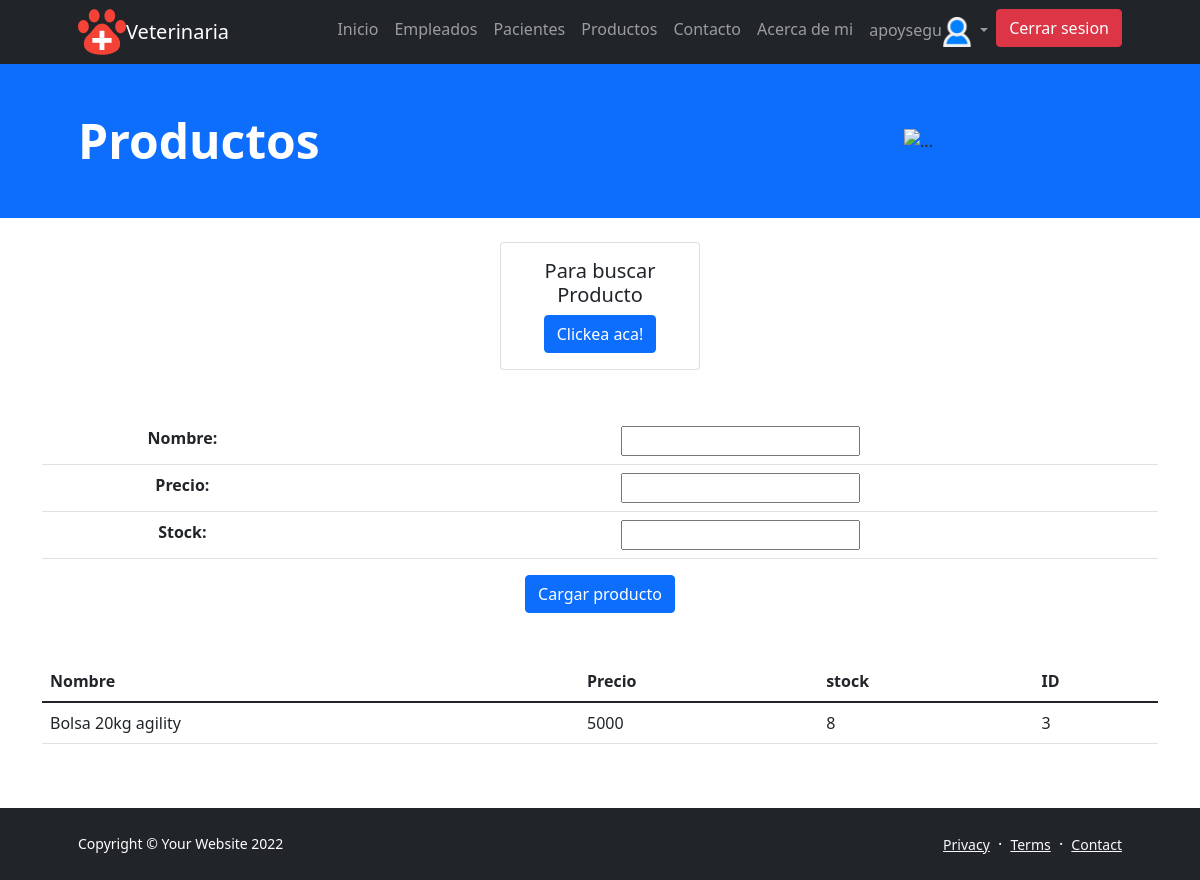
The page /productos/ (signed in) on the database its author committed.
### veterinaria/models.py (models this page shows, shortened)
class Productos(models.Model):
    nombre=models.CharField(max_length=50)
    precio=models.IntegerField()
    stock=models.IntegerField()
    id = models.AutoField(primary_key=True)

### veterinaria/views.py (the view)
# urls.py: path('productos/', productos, name='productos'),
@login_required()
def productos(request):
    imagen = avatar(request)
    titulo = 'Productos'
    productos= Productos.objects.all()
    if request.method == 'POST':
        formulario = ProductosFormulario(request.POST)
        if formulario.is_valid():
            data = formulario.cleaned_data
            producto= Productos(data['nombre'],data['precio'],data['stock'])
            producto.save()
            formulario = ProductosFormulario()
            contx ={
                'titulo':titulo,
                'formulario':formulario,
                'productos':productos,
                'imagen':imagen
            }
            return render(request, 'veterinaria/productos.html', contx)
    else:
        formulario = ProductosFormulario()
        contx = {
            'titulo':titulo,
            'formulario':formulario,
            'productos':productos,
            'imagen':imagen
        }
        return render(request, 'veterinaria/productos.html',contx)

### veterinaria/fomrs.py
class ProductosFormulario(forms.Form):
    nombre = forms.CharField(max_length=50)
    precio = forms.IntegerField()
    stock = forms.IntegerField()

### usuario/views.py (called while the page is built)
def avatar(request):
    if request.user.username:
        avatar = Avatar.objects.filter(user = request.user)
        if len(avatar) > 0:
            imagen = avatar[0].imagen.url
        else:
            imagen = '/media/avatar/predeterminada.png'
    else:
        imagen = '/media/avatar/predeterminada.png'
    return (imagen)

### veterinaria/templates/veterinaria/productos.html (shortened to what this page needs)
{% extends 'veterinaria/padre.html' %}
{% block main_content %}
<div class="col-sm-2 offset-md-5 mt-4">
    <div class="card">
      <div class="card-body">
         <center><h5 class="card-title">Para buscar Producto</h5>
       <a href="{% url 'buscarProducto'%}" class="btn btn-primary">Clickea aca!</a></center>
      </div>
    </div>
</div>
<div class="container mt-5" style='text-align:center' >
    <form action="/veterinaria/productos/" method="POST" class="form-group">
        <table class="table">
            {{formulario.as_table}}
        </table>
        <input type="submit" value="Cargar producto" class="btn btn-primary">
    </form>
</div>
<div class="container mt-5">
    <table class="table" center>
        <thead >
            <tr>
                <th>Nombre</th>
                <th>Precio</th>
                <th>stock</th>
                <th>ID</th>
            </tr>
        </thead>
        <tbody>
                {% for producto in productos %}
                <tr>
                <td>{{producto.nombre}}</td>
                <td>{{producto.precio}}</td>
                <td>{{producto.stock}}</td>
                <td>{{producto.id}}</td>
                </tr>
                {% endfor %}
        </tbody>
    </table>
</div>
<br><br>
{% endblock %}

### veterinaria/templates/veterinaria/padre.html (shortened to what this page needs)
<!DOCTYPE html>
<html lang="en">
    <head>
        {% load static  %}
        <link href="https://cdn.jsdelivr.net/npm/bootstrap-icons@1.5.0/font/bootstrap-icons.css" rel="stylesheet" />
        <link href="{% static 'veterinaria/css/styles.css'%}" rel="stylesheet" />
    </head>
    <body class="d-flex flex-column h-100">
        <main class="flex-shrink-0">
            <nav class="navbar navbar-expand-lg navbar-dark bg-dark">
                <div class="container px-5">
                    <img src="{%static 'veterinaria/assets/icons8-veterinarian-48.png'%}" alt=""><a class="navbar-brand" mx-8  href="{% url 'index' %}" >Veterinaria</a>
                    <div class="collapse navbar-collapse" id="navbarSupportedContent">
                        <ul class="navbar-nav ms-auto mb-2 mb-lg-0">
                            <li class="nav-item"><a class="nav-link" href="{% url 'index' %}">Inicio</a></li>
                            <li class="nav-item"><a class="nav-link" href="{% url 'empleados' %}">Empleados</a></li>
                            <li class="nav-item"><a class="nav-link" href="{% url 'pacientes' %}">Pacientes</a></li>
                            <li class="nav-item"><a class="nav-link" href="{% url 'productos' %}">Productos</a></li>
                            <li class="nav-item"><a class="nav-link" href="{% url 'contacto' %}">Contacto</a></li>
                            <li class="nav-item"><a class="nav-link" href="{% url 'about' %}">Acerca de mi</a></li>
                            <li class="nav-item">
                                {% if not request.user.is_authenticated %}
                                    <a class="btn btn-primary" href="{% url 'login' %}">Iniciar sesion</a>
                                {% else %}
                                <li class="nav-item dropdown">
                                    <a class="nav-link dropdown-toggle" href="#" id="navbarScrollingDropdown" role="button" data-bs-toggle="dropdown" aria-expanded="false">
                                      {{request.user.username}}<img src = "{{imagen}}"width="30" height="30" />
                                    </a>
                                <li><a class="btn btn-danger" href="{% url 'logout' %}">Cerrar sesion</a></li>
                                {% endif %}
                            </li>
                        </ul>
                    </div>
                </div>
            </nav>
            {% block content %}
            <header class="bg-primary ">
                <div class="container px-5">
                    <div class="row gx-5 align-items-center justify-content-center">
                        <div class="col-lg-8 col-xl-7 col-xxl-6">
                            <div class="my-5 text-center text-xl-start">
                                <h1 class="display-5 fw-bolder text-white mb-2">{{titulo}}</h1>
                            </div>
                        </div>
                        <div class="col-xl-5 col-xxxl-4 d-none d-xl-block text-center"><img class="img-fluid - my-4 mx-auto" src="https://img.lalr.co/cms/2019/09/11090627/102438524_xl1.jpg" alt="..." /></div>
                    </div>
                </div>
            </header>
           {%block main_content%}  {% endblock main_content %}
        <footer class="bg-dark py-4 mt-auto">
            <div class="container px-5">
                <div class="row align-items-center justify-content-between flex-column flex-sm-row">
                    <div class="col-auto"><div class="small m-0 text-white">Copyright &copy; Your Website 2022</div></div>
                    <div class="col-auto">
                        <a class="link-light small" href="#!">Privacy</a>
                        <span class="text-white mx-1">&middot;</span>
                        <a class="link-light small" href="#!">Terms</a>
                        <span class="text-white mx-1">&middot;</span>
                        <a class="link-light small" href="/veterinaria/contacto">Contact</a>
                    </div>
                </div>
            </div>
        </footer>
         {% endblock content %}
    </body>
</html>

### rows shown on the page
Productos: nombre "Bolsa 20kg agility", precio "5000", stock "8", id "3"

### other values the page prints
{{ request.user.username }} "apoysegu"
{{ titulo }} "Productos"
